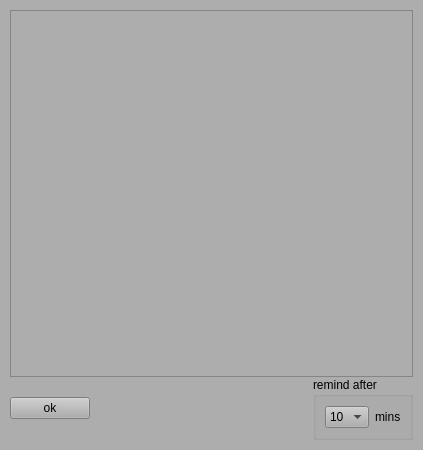
<?xml version="1.0" encoding="UTF-8"?>
<ui version="4.0">
 <class>Form</class>
 <widget class="QWidget" name="Form">
  <property name="geometry">
   <rect>
    <x>0</x>
    <y>0</y>
    <width>423</width>
    <height>450</height>
   </rect>
  </property>
  <property name="sizePolicy">
   <sizepolicy hsizetype="Fixed" vsizetype="MinimumExpanding">
    <horstretch>0</horstretch>
    <verstretch>0</verstretch>
   </sizepolicy>
  </property>
  <property name="palette">
   <palette>
    <active>
     <colorrole role="WindowText">
      <brush brushstyle="SolidPattern">
       <color alpha="255">
        <red>0</red>
        <green>0</green>
        <blue>0</blue>
       </color>
      </brush>
     </colorrole>
     <colorrole role="Button">
      <brush brushstyle="SolidPattern">
       <color alpha="255">
        <red>174</red>
        <green>173</green>
        <blue>173</blue>
       </color>
      </brush>
     </colorrole>
     <colorrole role="Light">
      <brush brushstyle="SolidPattern">
       <color alpha="255">
        <red>255</red>
        <green>255</green>
        <blue>255</blue>
       </color>
      </brush>
     </colorrole>
     <colorrole role="Midlight">
      <brush brushstyle="SolidPattern">
       <color alpha="255">
        <red>214</red>
        <green>214</green>
        <blue>214</blue>
       </color>
      </brush>
     </colorrole>
     <colorrole role="Dark">
      <brush brushstyle="SolidPattern">
       <color alpha="255">
        <red>87</red>
        <green>86</green>
        <blue>86</blue>
       </color>
      </brush>
     </colorrole>
     <colorrole role="Mid">
      <brush brushstyle="SolidPattern">
       <color alpha="255">
        <red>116</red>
        <green>115</green>
        <blue>115</blue>
       </color>
      </brush>
     </colorrole>
     <colorrole role="Text">
      <brush brushstyle="SolidPattern">
       <color alpha="255">
        <red>0</red>
        <green>0</green>
        <blue>0</blue>
       </color>
      </brush>
     </colorrole>
     <colorrole role="BrightText">
      <brush brushstyle="SolidPattern">
       <color alpha="255">
        <red>255</red>
        <green>255</green>
        <blue>255</blue>
       </color>
      </brush>
     </colorrole>
     <colorrole role="ButtonText">
      <brush brushstyle="SolidPattern">
       <color alpha="255">
        <red>0</red>
        <green>0</green>
        <blue>0</blue>
       </color>
      </brush>
     </colorrole>
     <colorrole role="Base">
      <brush brushstyle="SolidPattern">
       <color alpha="255">
        <red>255</red>
        <green>255</green>
        <blue>255</blue>
       </color>
      </brush>
     </colorrole>
     <colorrole role="Window">
      <brush brushstyle="SolidPattern">
       <color alpha="255">
        <red>174</red>
        <green>173</green>
        <blue>173</blue>
       </color>
      </brush>
     </colorrole>
     <colorrole role="Shadow">
      <brush brushstyle="SolidPattern">
       <color alpha="255">
        <red>0</red>
        <green>0</green>
        <blue>0</blue>
       </color>
      </brush>
     </colorrole>
     <colorrole role="AlternateBase">
      <brush brushstyle="SolidPattern">
       <color alpha="255">
        <red>214</red>
        <green>214</green>
        <blue>214</blue>
       </color>
      </brush>
     </colorrole>
     <colorrole role="ToolTipBase">
      <brush brushstyle="SolidPattern">
       <color alpha="255">
        <red>255</red>
        <green>255</green>
        <blue>220</blue>
       </color>
      </brush>
     </colorrole>
     <colorrole role="ToolTipText">
      <brush brushstyle="SolidPattern">
       <color alpha="255">
        <red>0</red>
        <green>0</green>
        <blue>0</blue>
       </color>
      </brush>
     </colorrole>
    </active>
    <inactive>
     <colorrole role="WindowText">
      <brush brushstyle="SolidPattern">
       <color alpha="255">
        <red>0</red>
        <green>0</green>
        <blue>0</blue>
       </color>
      </brush>
     </colorrole>
     <colorrole role="Button">
      <brush brushstyle="SolidPattern">
       <color alpha="255">
        <red>174</red>
        <green>173</green>
        <blue>173</blue>
       </color>
      </brush>
     </colorrole>
     <colorrole role="Light">
      <brush brushstyle="SolidPattern">
       <color alpha="255">
        <red>255</red>
        <green>255</green>
        <blue>255</blue>
       </color>
      </brush>
     </colorrole>
     <colorrole role="Midlight">
      <brush brushstyle="SolidPattern">
       <color alpha="255">
        <red>214</red>
        <green>214</green>
        <blue>214</blue>
       </color>
      </brush>
     </colorrole>
     <colorrole role="Dark">
      <brush brushstyle="SolidPattern">
       <color alpha="255">
        <red>87</red>
        <green>86</green>
        <blue>86</blue>
       </color>
      </brush>
     </colorrole>
     <colorrole role="Mid">
      <brush brushstyle="SolidPattern">
       <color alpha="255">
        <red>116</red>
        <green>115</green>
        <blue>115</blue>
       </color>
      </brush>
     </colorrole>
     <colorrole role="Text">
      <brush brushstyle="SolidPattern">
       <color alpha="255">
        <red>0</red>
        <green>0</green>
        <blue>0</blue>
       </color>
      </brush>
     </colorrole>
     <colorrole role="BrightText">
      <brush brushstyle="SolidPattern">
       <color alpha="255">
        <red>255</red>
        <green>255</green>
        <blue>255</blue>
       </color>
      </brush>
     </colorrole>
     <colorrole role="ButtonText">
      <brush brushstyle="SolidPattern">
       <color alpha="255">
        <red>0</red>
        <green>0</green>
        <blue>0</blue>
       </color>
      </brush>
     </colorrole>
     <colorrole role="Base">
      <brush brushstyle="SolidPattern">
       <color alpha="255">
        <red>255</red>
        <green>255</green>
        <blue>255</blue>
       </color>
      </brush>
     </colorrole>
     <colorrole role="Window">
      <brush brushstyle="SolidPattern">
       <color alpha="255">
        <red>174</red>
        <green>173</green>
        <blue>173</blue>
       </color>
      </brush>
     </colorrole>
     <colorrole role="Shadow">
      <brush brushstyle="SolidPattern">
       <color alpha="255">
        <red>0</red>
        <green>0</green>
        <blue>0</blue>
       </color>
      </brush>
     </colorrole>
     <colorrole role="AlternateBase">
      <brush brushstyle="SolidPattern">
       <color alpha="255">
        <red>214</red>
        <green>214</green>
        <blue>214</blue>
       </color>
      </brush>
     </colorrole>
     <colorrole role="ToolTipBase">
      <brush brushstyle="SolidPattern">
       <color alpha="255">
        <red>255</red>
        <green>255</green>
        <blue>220</blue>
       </color>
      </brush>
     </colorrole>
     <colorrole role="ToolTipText">
      <brush brushstyle="SolidPattern">
       <color alpha="255">
        <red>0</red>
        <green>0</green>
        <blue>0</blue>
       </color>
      </brush>
     </colorrole>
    </inactive>
    <disabled>
     <colorrole role="WindowText">
      <brush brushstyle="SolidPattern">
       <color alpha="255">
        <red>87</red>
        <green>86</green>
        <blue>86</blue>
       </color>
      </brush>
     </colorrole>
     <colorrole role="Button">
      <brush brushstyle="SolidPattern">
       <color alpha="255">
        <red>174</red>
        <green>173</green>
        <blue>173</blue>
       </color>
      </brush>
     </colorrole>
     <colorrole role="Light">
      <brush brushstyle="SolidPattern">
       <color alpha="255">
        <red>255</red>
        <green>255</green>
        <blue>255</blue>
       </color>
      </brush>
     </colorrole>
     <colorrole role="Midlight">
      <brush brushstyle="SolidPattern">
       <color alpha="255">
        <red>214</red>
        <green>214</green>
        <blue>214</blue>
       </color>
      </brush>
     </colorrole>
     <colorrole role="Dark">
      <brush brushstyle="SolidPattern">
       <color alpha="255">
        <red>87</red>
        <green>86</green>
        <blue>86</blue>
       </color>
      </brush>
     </colorrole>
     <colorrole role="Mid">
      <brush brushstyle="SolidPattern">
       <color alpha="255">
        <red>116</red>
        <green>115</green>
        <blue>115</blue>
       </color>
      </brush>
     </colorrole>
     <colorrole role="Text">
      <brush brushstyle="SolidPattern">
       <color alpha="255">
        <red>87</red>
        <green>86</green>
        <blue>86</blue>
       </color>
      </brush>
     </colorrole>
     <colorrole role="BrightText">
      <brush brushstyle="SolidPattern">
       <color alpha="255">
        <red>255</red>
        <green>255</green>
        <blue>255</blue>
       </color>
      </brush>
     </colorrole>
     <colorrole role="ButtonText">
      <brush brushstyle="SolidPattern">
       <color alpha="255">
        <red>87</red>
        <green>86</green>
        <blue>86</blue>
       </color>
      </brush>
     </colorrole>
     <colorrole role="Base">
      <brush brushstyle="SolidPattern">
       <color alpha="255">
        <red>174</red>
        <green>173</green>
        <blue>173</blue>
       </color>
      </brush>
     </colorrole>
     <colorrole role="Window">
      <brush brushstyle="SolidPattern">
       <color alpha="255">
        <red>174</red>
        <green>173</green>
        <blue>173</blue>
       </color>
      </brush>
     </colorrole>
     <colorrole role="Shadow">
      <brush brushstyle="SolidPattern">
       <color alpha="255">
        <red>0</red>
        <green>0</green>
        <blue>0</blue>
       </color>
      </brush>
     </colorrole>
     <colorrole role="AlternateBase">
      <brush brushstyle="SolidPattern">
       <color alpha="255">
        <red>174</red>
        <green>173</green>
        <blue>173</blue>
       </color>
      </brush>
     </colorrole>
     <colorrole role="ToolTipBase">
      <brush brushstyle="SolidPattern">
       <color alpha="255">
        <red>255</red>
        <green>255</green>
        <blue>220</blue>
       </color>
      </brush>
     </colorrole>
     <colorrole role="ToolTipText">
      <brush brushstyle="SolidPattern">
       <color alpha="255">
        <red>0</red>
        <green>0</green>
        <blue>0</blue>
       </color>
      </brush>
     </colorrole>
    </disabled>
   </palette>
  </property>
  <property name="windowTitle">
   <string>Form</string>
  </property>
  <layout class="QVBoxLayout" name="verticalLayout">
   <property name="spacing">
    <number>0</number>
   </property>
   <property name="margin">
    <number>10</number>
   </property>
   <item>
    <layout class="QVBoxLayout" name="verticalLayout_content">
     <item>
      <widget class="QScrollArea" name="scrollArea">
       <property name="sizePolicy">
        <sizepolicy hsizetype="Expanding" vsizetype="MinimumExpanding">
         <horstretch>0</horstretch>
         <verstretch>0</verstretch>
        </sizepolicy>
       </property>
       <property name="frameShape">
        <enum>QFrame::StyledPanel</enum>
       </property>
       <property name="frameShadow">
        <enum>QFrame::Raised</enum>
       </property>
       <property name="widgetResizable">
        <bool>true</bool>
       </property>
       <property name="alignment">
        <set>Qt::AlignLeading|Qt::AlignLeft|Qt::AlignTop</set>
       </property>
       <widget class="QWidget" name="scrollAreaWidgetContents">
        <property name="geometry">
         <rect>
          <x>0</x>
          <y>0</y>
          <width>397</width>
          <height>348</height>
         </rect>
        </property>
        <layout class="QVBoxLayout" name="verticalLayout_2"/>
       </widget>
      </widget>
     </item>
    </layout>
   </item>
   <item>
    <layout class="QHBoxLayout" name="horizontalLayout">
     <item>
      <widget class="QPushButton" name="pushButton_ok">
       <property name="sizePolicy">
        <sizepolicy hsizetype="Fixed" vsizetype="Fixed">
         <horstretch>0</horstretch>
         <verstretch>0</verstretch>
        </sizepolicy>
       </property>
       <property name="text">
        <string>ok</string>
       </property>
       <property name="flat">
        <bool>false</bool>
       </property>
      </widget>
     </item>
     <item>
      <spacer name="horizontalSpacer">
       <property name="orientation">
        <enum>Qt::Horizontal</enum>
       </property>
       <property name="sizeHint" stdset="0">
        <size>
         <width>40</width>
         <height>20</height>
        </size>
       </property>
      </spacer>
     </item>
     <item>
      <widget class="QGroupBox" name="groupBox">
       <property name="title">
        <string>remind after</string>
       </property>
       <layout class="QHBoxLayout" name="horizontalLayout_2">
        <item>
         <widget class="QComboBox" name="comboBox">
          <property name="sizePolicy">
           <sizepolicy hsizetype="Fixed" vsizetype="Fixed">
            <horstretch>0</horstretch>
            <verstretch>0</verstretch>
           </sizepolicy>
          </property>
          <property name="minimumSize">
           <size>
            <width>0</width>
            <height>0</height>
           </size>
          </property>
          <item>
           <property name="text">
            <string>10</string>
           </property>
          </item>
          <item>
           <property name="text">
            <string>0</string>
           </property>
          </item>
          <item>
           <property name="text">
            <string>1</string>
           </property>
          </item>
          <item>
           <property name="text">
            <string>5</string>
           </property>
          </item>
          <item>
           <property name="text">
            <string>20</string>
           </property>
          </item>
          <item>
           <property name="text">
            <string>30</string>
           </property>
          </item>
          <item>
           <property name="text">
            <string>40</string>
           </property>
          </item>
          <item>
           <property name="text">
            <string>50</string>
           </property>
          </item>
          <item>
           <property name="text">
            <string>60</string>
           </property>
          </item>
         </widget>
        </item>
        <item>
         <widget class="QLabel" name="label">
          <property name="text">
           <string>mins</string>
          </property>
         </widget>
        </item>
       </layout>
      </widget>
     </item>
    </layout>
   </item>
  </layout>
 </widget>
 <resources/>
 <connections/>
</ui>
